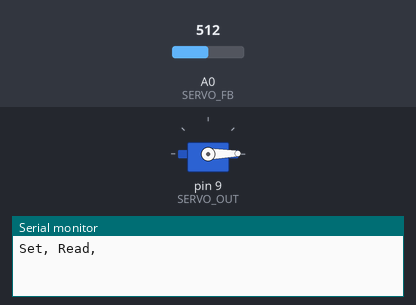
The sketch below on a simulated Arduino Uno, built with avr-gcc and run on an emulated ATmega328P. On the bench: servo, the last lines printed to the serial monitor. The inputs (shaded band) are chosen by the test bench; at power-on: A0 (SERVO_FB) = 512.

Above: at 0.1 s.
At 4.6 s:
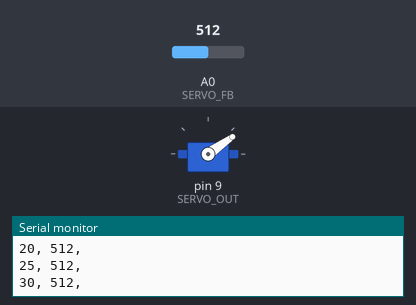
At 9.6 s:
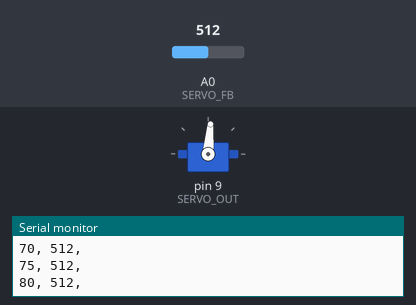
At 19.1 s:
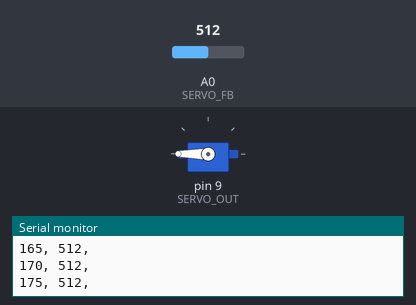
Timing chart, 0 to 20.6 s (numbered marks = the images above):
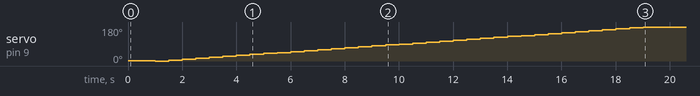

The sketch:

test_servo.ino
```cpp
#include <Servo.h>
#include <string.h>

#define SERVO_OUT 9
#define SERVO_FB A0

static Servo servus;
static int move_angle = 0;
static String serial_out("");
static unsigned long millis_saved = 0;

void setup() {
    servus.attach(SERVO_OUT);
    Serial.begin(115200);
    Serial.println("Set, Read,");
    millis_saved = millis();

    servus.write(1);
    delay(1000);

    while (move_angle >= 0 and move_angle <= 180) {
        servus.write(move_angle);
        delay(500);
        int read = analogRead(SERVO_FB);
        // double degrees_read = read/1023.f * 360;
        serial_out=move_angle; serial_out+=", "; serial_out+=read; serial_out+=",\n";
        Serial.println(serial_out);
        move_angle += 5;
    }
}

void loop() { /*
    if (move_angle > 180) {
        move_angle = 5;
        servus.write(move_angle);
        millis_saved = millis();
    }
    else if (millis() - millis_saved > 2000) {
        servus.write(move_angle);
        delay(500);
        int read = analogRead(SERVO_FB);
        // double degrees_read = read/1023.f * 360;
        serial_out=move_angle; serial_out+=", "; serial_out+=read; serial_out+=",\n";
        Serial.println(serial_out);
        move_angle += 5;
    }
    else {
        servus.write(move_angle);
    } */
}
```
